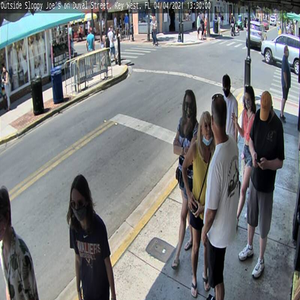
#> input picture data/images/1330.jpg, 300 x 300 px; its folder holds 4 pictures in this run
$ python resize.py   (older library calls are emulated)
#> lines starting #> are read from the running program, lines starting #| are printed output that depends on the picture
from PIL import Image
import os, sys
import glob

root_dir = "C:\\Users\\Matej Gjozinski\\PycharmProjects\\object_detection\\data\\images\\"

for filename in glob.iglob(root_dir + '**/*.jpg', recursive=True):
    print(filename)
    im = Image.open(filename)
#> im is the input picture: PIL image 300x300 RGB; mean R, G, B 121.2, 124.4, 126
    imResize = im.resize((416, 416), Image.ANTIALIAS)
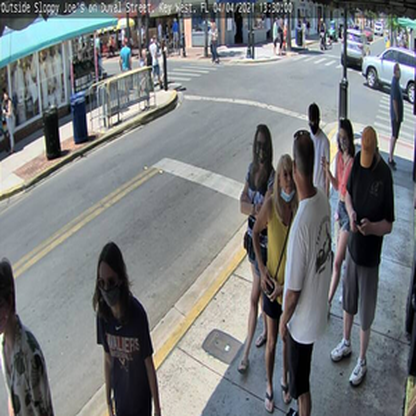
#> imResize: PIL image 416x416 RGB; mean R, G, B 121.2, 124.4, 126
    imResize.save(filename, 'PNG', quality=90)
#> pass 2 of the loop `for filename in glob.iglob(root_dir + '**/*.jpg', recursive=True):`:
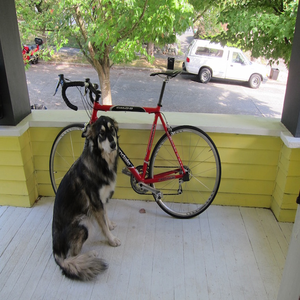
#> input picture data/images/dog.jpg, 300 x 300 px
#> im is the input picture: PIL image 300x300 RGB; mean R, G, B 134.4, 135.7, 114.1
#> `imResize = im.resize((416, 416), Image.ANTIALIAS)`:
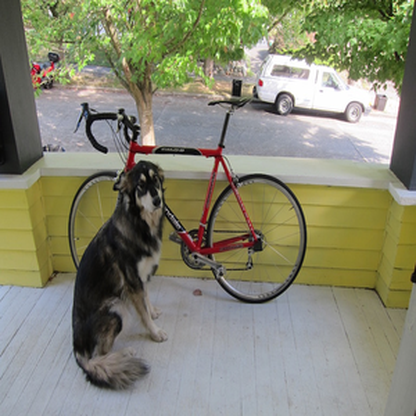
#> imResize: PIL image 416x416 RGB; mean R, G, B 134.4, 135.7, 114.1
